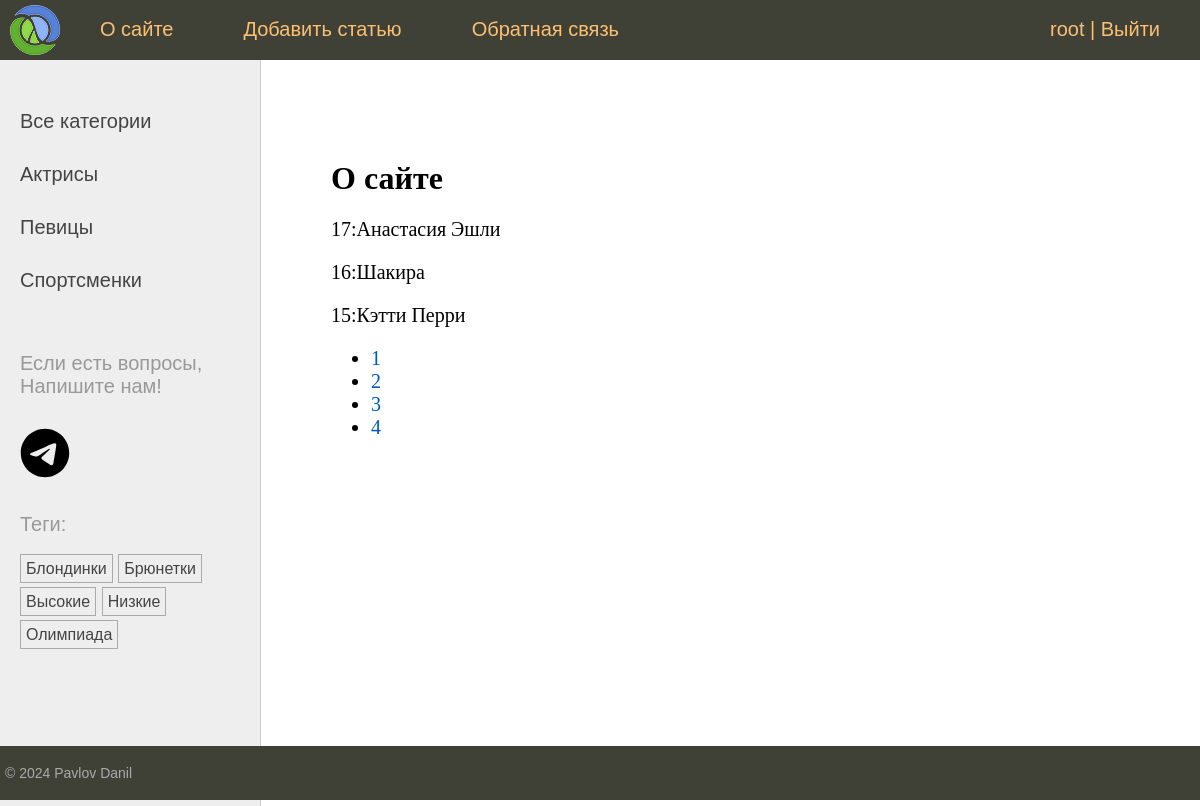
The page /about/ (signed in) on the database its author committed.
### women/models.py (models this page shows, shortened)
class Category(models.Model):
    name = models.CharField(max_length=100, db_index=True, verbose_name='Категория')
    slug = models.SlugField(max_length=255, unique=True, db_index=True)
    class Meta:
        verbose_name = 'Категория'
        verbose_name_plural = 'Категории'
    def get_absolute_url(self):
        return reverse('category', kwargs={'cat_slug': self.slug})

class TagPost(models.Model):
    tag = models.CharField(max_length=100, db_index=True)
    slug = models.SlugField(max_length=255, unique=True, db_index=True)
    def get_absolute_url(self):
        return reverse('tag', kwargs={'tag_slug': self.slug})

class Women(models.Model):
    class Status(models.IntegerChoices):
        DRAFT = 0, 'Черновик'
        PUBLISHED = 1, 'Опубликовано'
    title = models.CharField(max_length=255, verbose_name='Заголовок')
    slug = models.SlugField(max_length=255, unique=True, db_index=True, verbose_name='Slug',validators=[
        MinLengthValidator(5, message='Минимум 5 символов'),
        MaxLengthValidator(100, message='Минимум 5 символов')
    ])
    photo = models.ImageField(upload_to='photos/%Y/%m/%d/', default=None, blank=True, null=True, verbose_name='Фото')
    content = models.TextField(blank=True, verbose_name='Текст статьи')
    time_create = models.DateTimeField(auto_now_add=True, verbose_name='Время создания')
    time_update = models.DateTimeField(auto_now=True, verbose_name='Время изменения')
    is_published = models.BooleanField(choices=tuple(map(lambda x: (bool(x[0]), x[1]), Status.choices)),
                                       default=Status.DRAFT, verbose_name='Статус')
    cat = models.ForeignKey('Category', on_delete=models.PROTECT, related_name='posts', verbose_name='Категории')
    tags = models.ManyToManyField('TagPost', blank=True, related_name='tags', verbose_name='Теги')
    husband = models.OneToOneField('Husband', on_delete=models.SET_NULL,
                                   null=True, blank=True, related_name='wuman', verbose_name='Муж')
    author = models.ForeignKey(get_user_model(), on_delete=models.SET_NULL, related_name='posts',
                                null=True, default=None)
    objects = models.Manager()
    published = PublishedManager()
    class Meta:
        verbose_name = 'Известные женщины'
        verbose_name_plural = 'Известные женщины'
        ordering = ['-time_create']
        indexes = [
            models.Index(fields=['-time_create'])
        ]

### women/views.py (the view)
# urls.py: path('about/', views.about, name='about'),
@login_required
def about(request):
    contact_list = Women.published.all()
    paginator = Paginator(contact_list, 3)
    page_number = request.GET.get('page')
    page_obj = paginator.get_page(page_number)
    return render(request, 'women/about.html',
                  {'title': 'О сайте', 'page_obj': page_obj})

### users/context_processors.py (called while the page is built)
def get_women_context(request):
    return {'mainmenu': menu}

### women/models.py (called while the page is built)
    def get_queryset(self):
        return super().get_queryset().filter(is_published=Women.Status.PUBLISHED)

### women/templatetags/women_tags.py (called while the page is built)
@register.inclusion_tag('women/list_categories.html')
def show_categories(cat_selected=0):
    cats = Category.objects.annotate(total=Count("posts")).filter(total__gt=0)
    return {'cats': cats, 'cat_selected': cat_selected}

@register.inclusion_tag('women/list_tags.html')
def show_all_tags():
    return {'tags': TagPost.objects.annotate(total=Count("tags")).filter(total__gt=0)}

### women/templates/women/about.html
{% extends 'base.html' %}
{% block content %}
<h1>{{title}}</h1>
    {% for item in page_obj %}
    <p>{{ item.pk }}:{{ item.title }}</p>
    {% endfor %}
    <nav>
    <ul>
        {% for p in page_obj.paginator.page_range %}
        <li>
            <a href="?page={{ p }}">{{ p }}</a>
        </li>
        {% endfor %}
    </ul>
    </nav>
{% endblock %}

### templates/base.html (shortened to what this page needs)
{% load static %}
{% load women_tags %}
<!DOCTYPE html>
<html>
<head>
	<link type="text/css" href="{% static 'women/css/styles.css' %}" rel="stylesheet" />
</head>
<body>
<table class="table-page" border=0 cellpadding="0" cellspacing="0">
<tr><td valign=top>
{% block mainmenu %}
		<div class="header">
			<ul id="mainmenu" class="mainmenu">
			<li class="logo"><a href="{% url 'home' %}"><div class="logo"></div></a></li>
{% for m in mainmenu %}
	<li><a href="{% url m.url_name %}">{{m.title}}</a></li>
{% endfor %}
{% if user.is_authenticated %}
<form id="logoutForm" method="post" action="{% url 'users:logout' %}">
	<li class="last">{{ user.username }} | <a href="#" onclick="document.getElementById('logoutForm').submit(); return false;">Выйти</a></li>
{% else %}
    <li class="last"><a href="{% url 'users:login' %}">Войти</a> | <a href="#">Регистрация</a></li>
{% endif %}
			</ul>
		</div>
{% endblock mainmenu %}
<table class="table-content" border=0 cellpadding="0" cellspacing="0">
<tr>
	<td valign="top" class="left-chapters">
	<ul id="leftchapters">
		{% if cat_selected == 0 %}
		<li class="selected">Все категории</li>
		{% else %}
		<li><a href="{% url 'home' %}">Все категории</a></li>
		{% endif %}
		{% show_categories cat_selected %}
		<li class="share">
    <p>Если есть вопросы, Напишите нам!</p>
    </li>
    <a href="https://t.me/ton_618_bot"></a>
		<li>{% show_all_tags %}</li>
	</ul>
</td>
<td valign="top" class="content">
	<div class="content-text">
{% block content %}
{% endblock %}
	</div>
</td></tr></table>
</td></tr>
<tr><td valign=top>
	<div id="footer">
		<p>&copy; 2024 Pavlov Danil</p>
	</div>
</td></tr></table>
</body>
</html>

### women/templates/women/list_categories.html
{% for cat in cats %}
{% if cat.id == cat_selected %}
<li class='selected'>{{cat.name}}</li>
{% else %}
<li><a href="{{ cat.get_absolute_url }}">{{cat.name}}</a></li>
{% endif %}
{% endfor %}

### women/templates/women/list_tags.html
{% if tags %}
    <p>Теги:</p>
    <ul class="tags-list">
    {% for t in tags %}
    <li><a href="{{ t.get_absolute_url }}">{{ t.tag }}</a></li>
    {% endfor %}
    </ul>
{% endif %}

### women/static/women/css/styles.css (style rules this page uses)
html, body { font-family: 'Arial'; margin: 0; padding: 0; height: 100%; width: 100%; color: #444; }
a { color: #0059b2; text-decoration: none; }
.table-page { width: 100%; height: 100%; vertical-align: top; }
.table-page tr { height: 100%; }
.header { background: #3F4137; height: 60px; }
.logo { background: url('../images/logo.png') no-repeat 10px 5px; width: 70px; height: 60px; }
ul.mainmenu { list-style: none; margin: 0; padding: 0; height: 60px; color: #fdc073; font-size: 20px; overflow: hidden; }
ul.mainmenu li { float: left; margin: 18px 40px 0 30px; }
ul.mainmenu li.logo { margin: 0; }
ul.mainmenu li.last { float: right; }
ul.mainmenu li a { color: #fdc073; text-decoration: none; }
.table-content { width: 100%; min-height: 100%; height: 100%; }
.left-chapters { margin: 0; background: #eee; border-right: 1px solid #ccc; }
.left-chapters ul { width: 230px; margin: 0; padding: 20px 10px 10px 20px; list-style: none; font-size: 20px; }
.left-chapters ul li { margin: 30px 0 0 0; color: #999; }
.left-chapters ul li a { color: #444; text-decoration: none; }
.left-chapters ul li.share { margin: 60px 0 0 0; }
.left-chapters ul li.share p { margin: 30px 0 30px 0; }
ul.tags-list { width: 100%; margin: 0; padding: 0; list-style: none; }
ul.tags-list li { margin: 0; padding: 0 0 10px; display: inline-block; }
ul.tags-list li a { padding: 5px; font-size: 16px; border: 1px solid #aaa; }
.content { padding: 40px 20px 20px 40px; width: 100%; box-sizing: border-box; }
.content-text { margin: 60px 0 0 30px; color: #000; font-size: 20px; font-family: Yandex Sans Display Light; }
.content-text h1 { font-size: 32px; }
#footer { box-sizing: border-box; background: #3F4137; padding: 5px; color: #aaa; font-size: 14px; font-family: Verdana, Geneva, Arial, Helvetica; text-align: left; overflow: hidden; }

### rows shown on the page
Category: name "Актрисы"
Category: name "Певицы"
Category: name "Спортсменки"
TagPost: tag "Блондинки"
TagPost: tag "Брюнетки"
TagPost: tag "Высокие"
TagPost: tag "Низкие"
TagPost: tag "Олимпиада"
Women: pk "17", title "Анастасия Эшли"
Women: pk "16", title "Шакира"
Women: pk "15", title "Кэтти Перри"

### other values the page prints
{{ m.title }} "О сайте" "Добавить статью" "Обратная связь"
{{ user.username }} "root"
{{ title }} "О сайте"
{{ p }} "1" "2" "3" "4"
